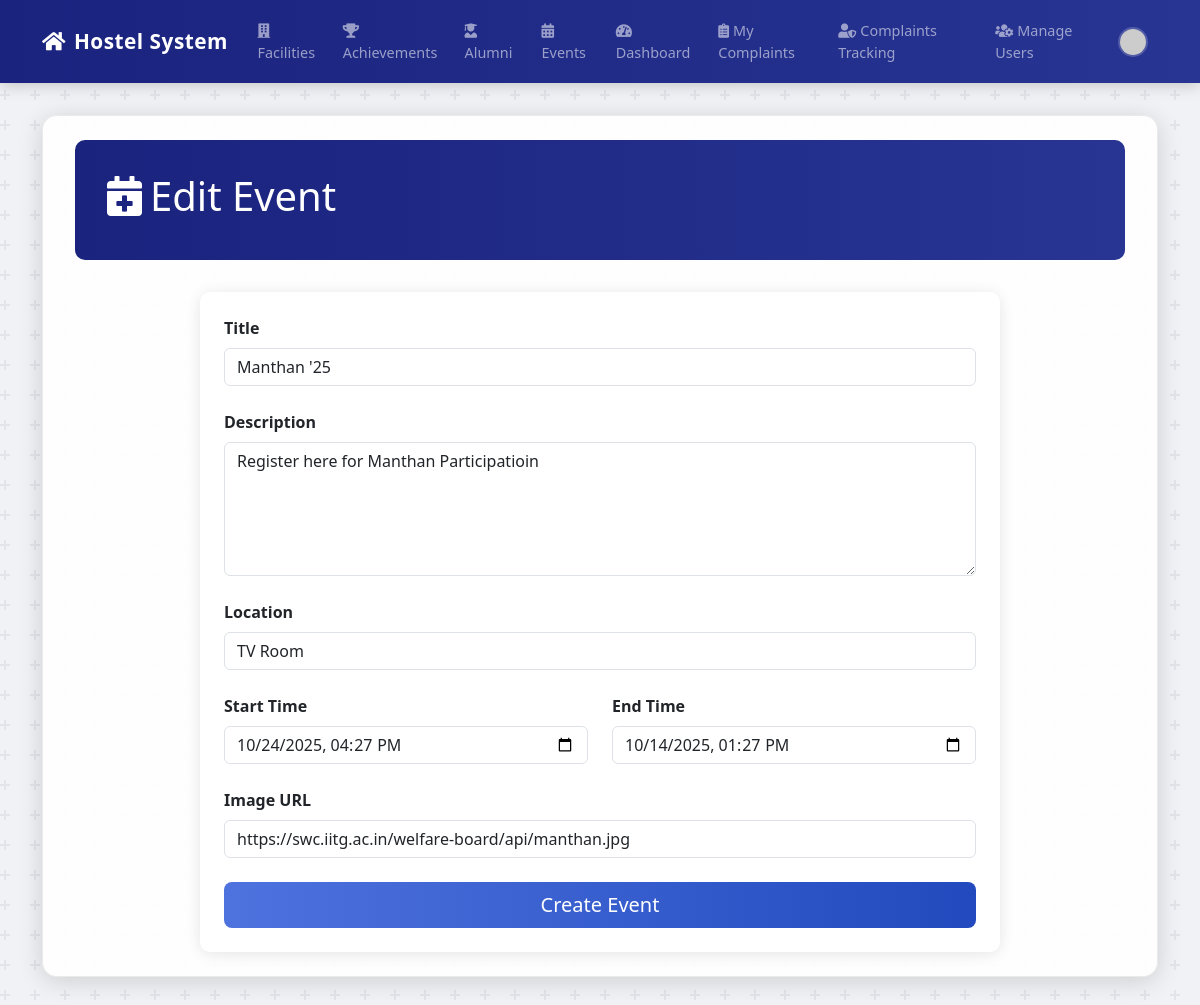
Page /admin/event/edit/1 (signed in) on the committed database.
### app.py (models this page shows)
class Event(db.Model):
    id = db.Column(db.Integer, primary_key=True)
    title = db.Column(db.String(150), nullable=False)
    description = db.Column(db.Text, nullable=False)
    location = db.Column(db.String(100), nullable=False)
    start_datetime = db.Column(db.DateTime, nullable=False)
    end_datetime = db.Column(db.DateTime, nullable=False)
    image_url = db.Column(db.String(200))
    created_at = db.Column(db.DateTime, nullable=False, default=datetime.utcnow)

### app.py (the view, shortened to what this page needs)
@app.route('/admin/event/edit/<int:id>', methods=['GET', 'POST'])
@login_required
@admin_required
def edit_event(id):
    event = Event.query.get_or_404(id)
    form = EventForm(obj=event)
    return render_template('edit_event.html', title='Edit Event', form=form, event=event)

### app.py
class EventForm(FlaskForm):
    title = StringField('Title', validators=[DataRequired()])
    description = TextAreaField('Description', validators=[DataRequired()])
    location = StringField('Location', validators=[DataRequired()])
    start_datetime = DateTimeLocalField('Start Time', format='%Y-%m-%dT%H:%M', validators=[DataRequired()])
    end_datetime = DateTimeLocalField('End Time', format='%Y-%m-%dT%H:%M', validators=[DataRequired()])
    image_url = StringField('Image URL')
    submit = SubmitField('Create Event')

### app.py (called while the page is built)
def admin_required(f):
    @wraps(f)
    def decorated_function(*args, **kwargs):
        if not current_user.is_authenticated or current_user.role != 'HMC Admin':
            flash('You do not have permission to access this page.', 'danger')
            return redirect(url_for('home'))
        return f(*args, **kwargs)
    return decorated_function

@login_manager.user_loader
def load_user(user_id):
    return User.query.get(int(user_id))

### templates/edit_event.html (shortened to what this page needs)
{% extends "base.html" %}
{% block content %}
<div class="container-md py-4">
    <div class="dashboard-header">
        <h1><i class="fas fa-calendar-plus me-2"></i>Edit Event</h1>
    </div>
    <div class="form-section">
        <div class="card">
            <div class="card-body p-4">
                <form method="POST" action="">
                    <div class="mb-4">
                        {{ form.title.label(class="form-label fw-bold") }}
                        {{ form.title(class="form-control") }}
                    </div>
                    <div class="mb-4">
                        {{ form.description.label(class="form-label fw-bold") }}
                        {{ form.description(class="form-control", rows="5") }}
                    </div>
                    <div class="mb-4">
                        {{ form.location.label(class="form-label fw-bold") }}
                        {{ form.location(class="form-control") }}
                    </div>
                    <div class="row mb-4">
                        <div class="col-md-6">
                            {{ form.start_datetime.label(class="form-label fw-bold") }}
                            {{ form.start_datetime(class="form-control") }}
                        </div>
                        <div class="col-md-6">
                            {{ form.end_datetime.label(class="form-label fw-bold") }}
                            {{ form.end_datetime(class="form-control") }}
                        </div>
                    </div>
                    <div class="mb-4">
                        {{ form.image_url.label(class="form-label fw-bold") }}
                        {{ form.image_url(class="form-control") }}
                    </div>
                    <div class="d-grid">
                        {{ form.submit(class="btn btn-primary btn-lg") }}
                    </div>
                </form>
            </div>
        </div>
    </div>
</div>
{% endblock %}

### templates/base.html (style rules this page uses)
body { background-color: #f0f2f5; }
.container-md { background-color: rgba(255, 255, 255, 0.92); border-radius: 15px; box-shadow: 0 4px 25px rgba(0, 0, 0, 0.15); padding: 2rem; margin-top: 2rem; margin-bottom: 2rem; border: 1px solid rgba(0,0,0,0.08); }
.dashboard-header, .hero-section { border-radius: 10px; position: relative; overflow: hidden; }
.btn-primary { border: none; transition: all 0.3s ease; }

### templates/edit_event.html (style rules this page uses)
.dashboard-header { background: linear-gradient(to right, #1a237e, #283593); padding: 2rem; margin: 0 0 2rem 0; color: white; border-radius: 10px; }
.form-section { max-width: 800px; margin: 0 auto; animation: fadeIn 0.5s ease-in; }
.card { border: none; box-shadow: 0 2px 15px rgba(0,0,0,0.1); border-radius: 10px; }

### rows in the picture
Event: title "Manthan '25", description "Register here for Manthan Participatioin", location "TV Room", start_datetime "10/24/2025 16:27", end_datetime "10/14/2025 13:27", image_url "https://swc.iitg.ac.in/welfare-board/api/manthan.jpg"
